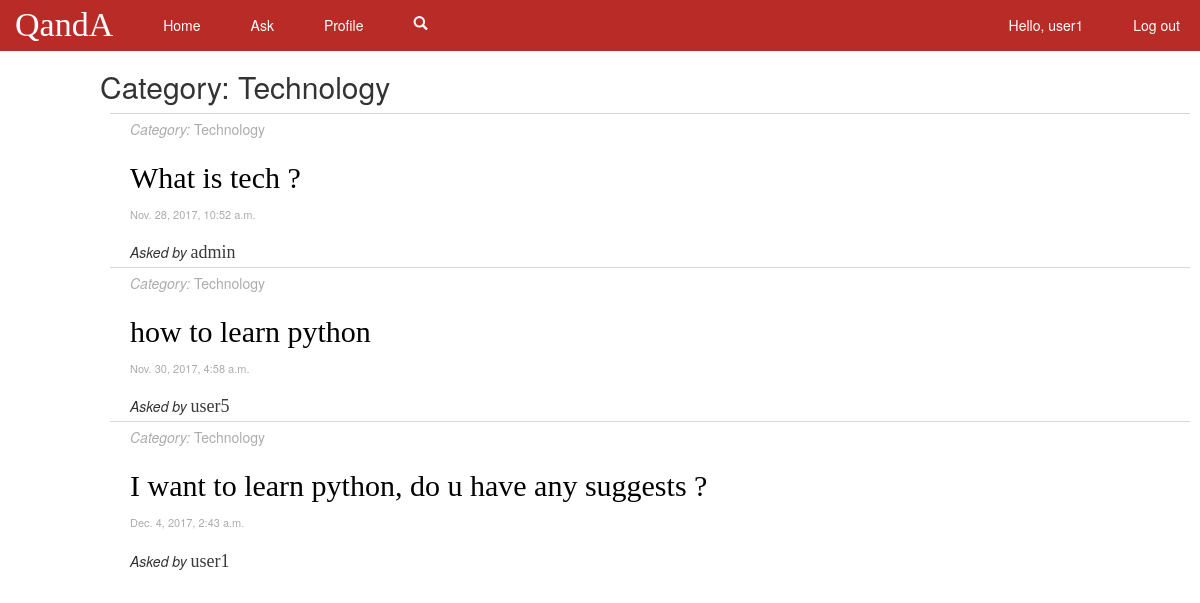
Before: /category/Technology/ (signed in) with the older database file.
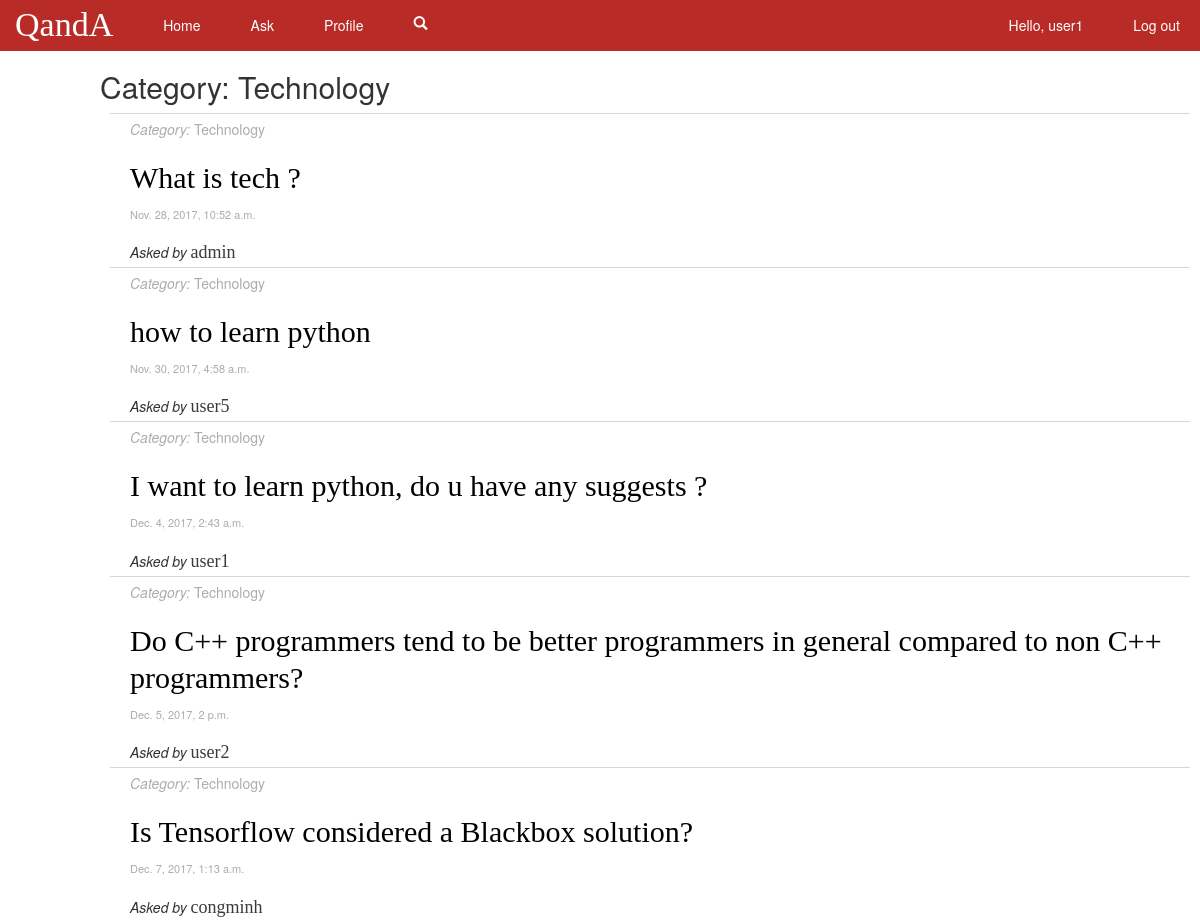
After: the same page with the newer database file.
### polls/models.py (models this page shows, shortened)
class Question(models.Model):
	content = models.CharField(max_length=200)
	category = models.CharField(max_length=30, null=True)
	time = models.DateTimeField('date asked')
	user = models.ForeignKey(User, on_delete=models.CASCADE, related_name="creator")
	followers = models.ManyToManyField(User, related_name="followers")

### polls/views.py (the view)
# urls.py: url(r'^category/(?P<category>\w+)/$', views.category, name='category'),
@login_required
def category(request, category):
	questions = Question.objects.filter(category=category)
	context = {'category' : category, 'questions' : questions}
	return render(request, 'polls/category.html', context)

### polls/templates/polls/category.html
{% extends "polls/base.html" %}
{% load static%}
{% block content %}
	<div class="container-fluid" id="mainview">
		<h2> Category: {{ category }} </h2>
		{% include 'polls/questions.html' with questions=questions %}
	</div>
{% endblock content %}

### polls/templates/polls/questions.html
{% load static %}
{% for question in questions %}
	<div class="content-wrapper">
		<div><a href="{% url 'polls:category' question.category %}" class="category"><i>Category:</i> {{question.category}}</a></div>
		<h2><a href="{% url 'polls:details' question.id %}" class="accent-text question-text">{{question.content}}</a></h2>
		<div class="time">{{question.time}}</div>
		<br>
		<div><span class="tagging-text">Asked by </span><a href="{% url 'polls:profile' question.user.id %}" class="accent-text username">{{question.user.username}}</a></div>
	</div>
{% endfor %}

Changed rows visible on the page:
added Question: category "Technology", content "Do C++ programmers tend to be better programmers in general compared to non C++ programmers?", time "Dec. 5, 2017, 2 p.m.", user.username "user2"
added Question: category "Technology", content "Is Tensorflow considered a Blackbox solution?", time "Dec. 7, 2017, 1:13 a.m.", user.username "congminh"
